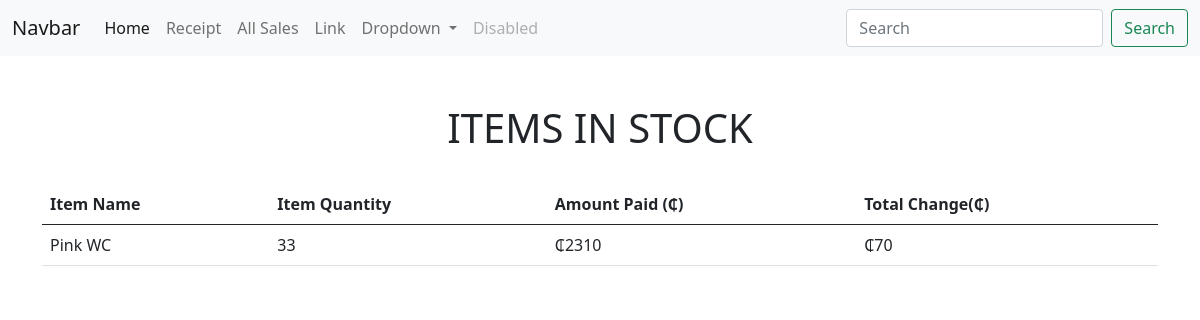
/receipt_detail/2/ (signed in), run on the app's committed database.
### products/models.py (models this page shows, shortened)
class Sale(models.Model):
    item = models.ForeignKey(Product, on_delete = models.CASCADE)
    quantity = models.IntegerField(default = 0, null = True, blank = True)
    amount_received = models.IntegerField(default = 0, null = True, blank = True)
    issued_to = models.CharField(max_length = 50, null = True, blank = True)
    unit_price = models.IntegerField(default = 0, null = True, blank = True)

class Product(models.Model):
    category_name = models.ForeignKey(Category, on_delete = models.CASCADE,null = True, blank = True )
    item_name = models.CharField(max_length = 50, null = True, blank = True)
    total_quantity = models.IntegerField(default = 0, null = True, blank = True)
    issued_quantity = models.IntegerField(default = 0, null = True, blank = True)
    received_quantity = models.IntegerField(default = 0, null = True, blank = True)
    unit_price = models.IntegerField(default = 0, null = True, blank = True)
    def __str__(self):
        return self.item_name

### products/views.py (the view)
# urls.py: path('receipt_detail/<int:id>/',views.receipt_detail,name="receipt_detail")
@login_required(login_url=('accounts:login'))
def receipt_detail(request, id):
  sale = Sale.objects.get(id=id)
  context = {'sale':sale}
  return render(request,'products/receipt_detail.html',context)

### templates/products/receipt_detail.html
{% extends 'base.html' %}
{% block content %}
<br></br>
<div class = "container">
  <h1 class= "text-center">ITEMS IN STOCK</h1>
  <br>
  <table class="table">
    <thead class="thead-dark">
      <tr>
        <th scope="col">Item Name</th>
        <th scope="col">Item Quantity </th>
        <th scope="col">Amount Paid (₵)</th>
        <th scope="col">Total Change(₵)</th>
      </tr>
    </thead>
    <tbody>
      <tr>
        <td>{{sale.item}}</td>
        <td>{{sale.quantity}}</td>
        <td>₵{{sale.amount_received}}</td>
        <td>₵{{sale.unit_price}}</td>
      </tr>
    </tbody>
  </table>
</div>
{% endblock %}

### data on the page
Sale: item "Pink WC", quantity "33", amount_received "2310", unit_price "70"
